Frame 1 (no input): blank canvas, image omitted
Frame 60 (the mouse pressed at the canvas centre just before this capture): blank canvas, image omitted
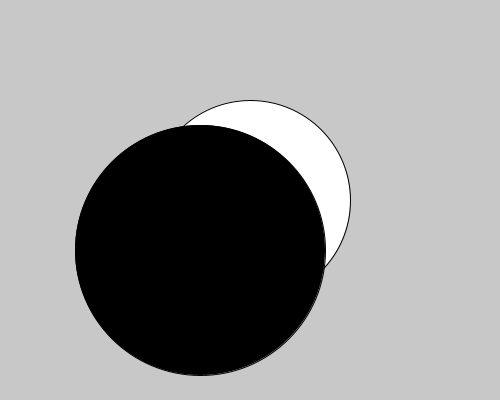
Frame 120 (the mouse held since frame 60 and released just before this capture)

The Processing sketch whose frames 1 and 60 were blank and that drew this single picture after the mouse press (run headless with seeded random() and noise(); from frame 60 on, the mouse is pressed at the canvas centre):

// Processing sketch: Animated_drawing_exercise4
// ── Animated_drawing_exercise4.pde
//Exercise 3 animated drawing
//while circle is drwn when move the mouse, only one circle is visible at one time

void setup()

{
 size(500,400); 
}

void draw()

{

background(200);//
fill(255);//White
circle(mouseX,mouseY,mouseY);  //grow in size when down reduce when up, stay the same horizontally


fill(0);//the size of the circle is determined by the x mouse coordinate.
circle(mouseY,mouseX,mouseX);
}
